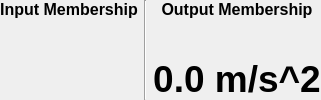
         <widget class="QFrame" name="">
          <property name="sizePolicy">
           <sizepolicy hsizetype="Preferred" vsizetype="Preferred">
            <horstretch>0</horstretch>
            <verstretch>2</verstretch>
           </sizepolicy>
          </property>
          <layout class="QHBoxLayout" name="horizontalLayout_4">
           <property name="leftMargin">
            <number>0</number>
           </property>
           <property name="topMargin">
            <number>0</number>
           </property>
           <property name="rightMargin">
            <number>0</number>
           </property>
           <property name="bottomMargin">
            <number>0</number>
           </property>
           <item>
            <layout class="QVBoxLayout" name="verticalLayout_4" stretch="1,0">
             <item>
              <widget class="QLabel" name="label_41">
               <property name="sizePolicy">
                <sizepolicy hsizetype="Preferred" vsizetype="Maximum">
                 <horstretch>0</horstretch>
                 <verstretch>0</verstretch>
                </sizepolicy>
               </property>
               <property name="text">
                <string>&lt;html&gt;&lt;head/&gt;&lt;body&gt;&lt;p align=&quot;center&quot;&gt;&lt;span style=&quot; font-size:12pt; font-weight:600;&quot;&gt;Input Membership&lt;/span&gt;&lt;/p&gt;&lt;/body&gt;&lt;/html&gt;</string>
               </property>
               <property name="alignment">
                <set>Qt::AlignCenter</set>
               </property>
              </widget>
             </item>
             <item>
              <widget class="QFrame" name="frame">
               <property name="sizePolicy">
                <sizepolicy hsizetype="Preferred" vsizetype="MinimumExpanding">
                 <horstretch>1</horstretch>
                 <verstretch>0</verstretch>
                </sizepolicy>
               </property>
               <property name="frameShape">
                <enum>QFrame::NoFrame</enum>
               </property>
               <property name="frameShadow">
                <enum>QFrame::Plain</enum>
               </property>
               <layout class="QVBoxLayout" name="verticalLayout_6">
                <property name="leftMargin">
                 <number>0</number>
                </property>
                <property name="topMargin">
                 <number>0</number>
                </property>
                <property name="rightMargin">
                 <number>0</number>
                </property>
                <property name="bottomMargin">
                 <number>0</number>
                </property>
                <item>
                 <layout class="QVBoxLayout" name="ver_lay1">
                  <property name="sizeConstraint">
                   <enum>QLayout::SetFixedSize</enum>
                  </property>
                 </layout>
                </item>
               </layout>
              </widget>
             </item>
            </layout>
           </item>
           <item>
            <widget class="Line" name="line_3">
             <property name="orientation">
              <enum>Qt::Vertical</enum>
             </property>
            </widget>
           </item>
           <item>
            <layout class="QVBoxLayout" name="verticalLayout_3" stretch="1,0,0,1">
             <item>
              <widget class="QLabel" name="label_43">
               <property name="sizePolicy">
                <sizepolicy hsizetype="Preferred" vsizetype="Maximum">
                 <horstretch>0</horstretch>
                 <verstretch>0</verstretch>
                </sizepolicy>
               </property>
               <property name="text">
                <string>&lt;html&gt;&lt;head/&gt;&lt;body&gt;&lt;p align=&quot;center&quot;&gt;&lt;span style=&quot; font-size:12pt; font-weight:600;&quot;&gt;Output Membership&lt;/span&gt;&lt;/p&gt;&lt;/body&gt;&lt;/html&gt;</string>
               </property>
               <property name="alignment">
                <set>Qt::AlignCenter</set>
               </property>
              </widget>
             </item>
             <item>
              <widget class="QFrame" name="frame_2">
               <property name="sizePolicy">
                <sizepolicy hsizetype="Minimum" vsizetype="MinimumExpanding">
                 <horstretch>1</horstretch>
                 <verstretch>0</verstretch>
                </sizepolicy>
               </property>
               <property name="frameShape">
                <enum>QFrame::NoFrame</enum>
               </property>
               <property name="frameShadow">
                <enum>QFrame::Plain</enum>
               </property>
               <layout class="QVBoxLayout" name="verticalLayout_7">
                <property name="leftMargin">
                 <number>0</number>
                </property>
                <property name="topMargin">
                 <number>0</number>
                </property>
                <property name="rightMargin">
                 <number>0</number>
                </property>
                <property name="bottomMargin">
                 <number>0</number>
                </property>
                <item>
                 <layout class="QVBoxLayout" name="ver_lay1_2">
                  <property name="sizeConstraint">
                   <enum>QLayout::SetFixedSize</enum>
                  </property>
                 </layout>
                </item>
               </layout>
              </widget>
             </item>
             <item>
              <widget class="QFrame" name="frame_3">
               <property name="sizePolicy">
                <sizepolicy hsizetype="Maximum" vsizetype="Maximum">
                 <horstretch>0</horstretch>
                 <verstretch>0</verstretch>
                </sizepolicy>
               </property>
               <property name="frameShape">
                <enum>QFrame::NoFrame</enum>
               </property>
               <property name="frameShadow">
                <enum>QFrame::Plain</enum>
               </property>
               <layout class="QVBoxLayout" name="verticalLayout_9">
                <item>
                 <layout class="QVBoxLayout" name="verticalLayout_8"/>
                </item>
               </layout>
              </widget>
             </item>
             <item>
              <widget class="QLabel" name="label_output">
               <property name="sizePolicy">
                <sizepolicy hsizetype="Preferred" vsizetype="Maximum">
                 <horstretch>0</horstretch>
                 <verstretch>0</verstretch>
                </sizepolicy>
               </property>
               <property name="font">
                <font>
                 <pointsize>28</pointsize>
                 <weight>75</weight>
                 <bold>true</bold>
                </font>
               </property>
               <property name="text">
                <string>0.0 m/s^2</string>
               </property>
               <property name="scaledContents">
                <bool>true</bool>
               </property>
               <property name="alignment">
                <set>Qt::AlignCenter</set>
               </property>
              </widget>
             </item>
            </layout>
           </item>
          </layout>
         </widget>
